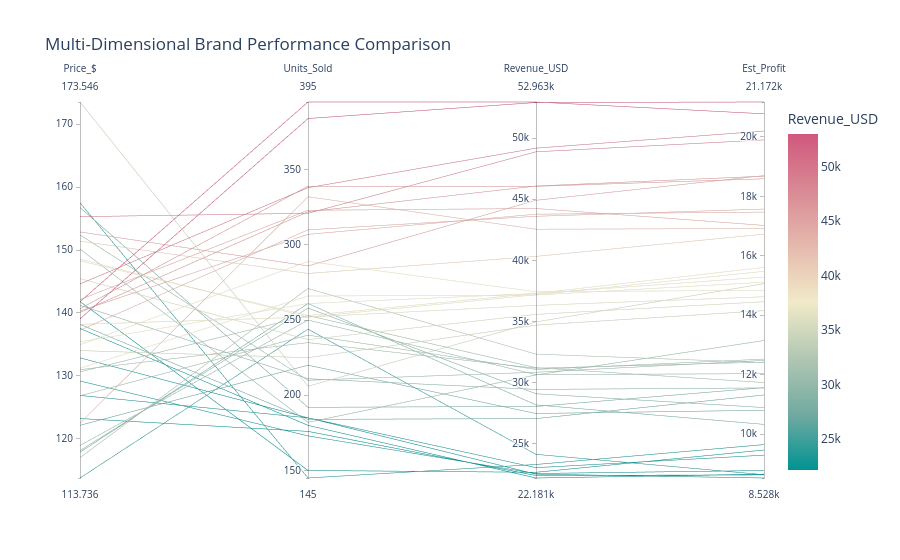

Here is the notebook cell this chart was saved with:
### Code cell
# Prepare normalized data
brand_summary = df.groupby(['Brand', 'Country']).agg({
    'Revenue_USD': 'sum',
    'Price_$': 'mean',
    'Units_Sold': 'sum',
    'Est_Profit': 'sum'
}).reset_index()

fig = px.parallel_coordinates(brand_summary, 
                               color='Revenue_USD',
                               dimensions=['Price_$', 'Units_Sold', 'Revenue_USD', 'Est_Profit'],
                               color_continuous_scale=px.colors.diverging.Tealrose,
                               title='Multi-Dimensional Brand Performance Comparison')
fig.show()
